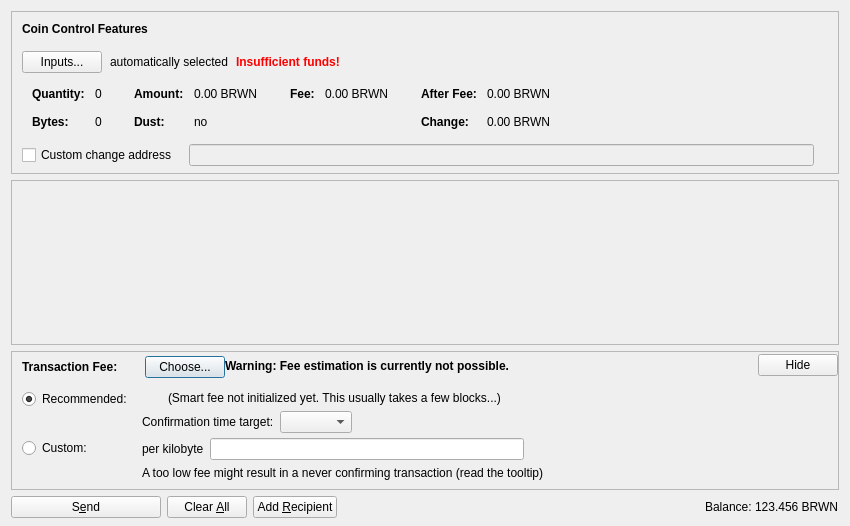
<?xml version="1.0" encoding="UTF-8"?>
<ui version="4.0">
 <class>SendCoinsDialog</class>
 <widget class="QDialog" name="SendCoinsDialog">
  <property name="geometry">
   <rect>
    <x>0</x>
    <y>0</y>
    <width>850</width>
    <height>526</height>
   </rect>
  </property>
  <property name="windowTitle">
   <string>Send Coins</string>
  </property>
  <layout class="QVBoxLayout" name="verticalLayout" stretch="0,1,0,0">
   <property name="bottomMargin">
    <number>8</number>
   </property>
   <item>
    <widget class="QFrame" name="frameCoinControl">
     <property name="sizePolicy">
      <sizepolicy hsizetype="Expanding" vsizetype="Expanding">
       <horstretch>0</horstretch>
       <verstretch>0</verstretch>
      </sizepolicy>
     </property>
     <property name="maximumSize">
      <size>
       <width>16777215</width>
       <height>16777215</height>
      </size>
     </property>
     <property name="frameShape">
      <enum>QFrame::StyledPanel</enum>
     </property>
     <property name="frameShadow">
      <enum>QFrame::Sunken</enum>
     </property>
     <layout class="QVBoxLayout" name="verticalLayoutCoinControl2">
      <property name="spacing">
       <number>0</number>
      </property>
      <property name="leftMargin">
       <number>0</number>
      </property>
      <property name="topMargin">
       <number>0</number>
      </property>
      <property name="rightMargin">
       <number>0</number>
      </property>
      <property name="bottomMargin">
       <number>6</number>
      </property>
      <item>
       <layout class="QVBoxLayout" name="verticalLayoutCoinControl" stretch="0,0,0,0,1">
        <property name="spacing">
         <number>0</number>
        </property>
        <property name="leftMargin">
         <number>10</number>
        </property>
        <property name="topMargin">
         <number>10</number>
        </property>
        <item>
         <layout class="QHBoxLayout" name="horizontalLayoutCoinControl1">
          <property name="bottomMargin">
           <number>15</number>
          </property>
          <item>
           <widget class="QLabel" name="labelCoinControlFeatures">
            <property name="sizePolicy">
             <sizepolicy hsizetype="Preferred" vsizetype="Maximum">
              <horstretch>0</horstretch>
              <verstretch>0</verstretch>
             </sizepolicy>
            </property>
            <property name="font">
             <font>
              <weight>75</weight>
              <bold>true</bold>
             </font>
            </property>
            <property name="styleSheet">
             <string notr="true">font-weight:bold;</string>
            </property>
            <property name="text">
             <string>Coin Control Features</string>
            </property>
           </widget>
          </item>
         </layout>
        </item>
        <item>
         <layout class="QHBoxLayout" name="horizontalLayoutCoinControl2" stretch="0,0,0,0">
          <property name="spacing">
           <number>8</number>
          </property>
          <property name="bottomMargin">
           <number>10</number>
          </property>
          <item>
           <widget class="QPushButton" name="pushButtonCoinControl">
            <property name="styleSheet">
             <string notr="true"/>
            </property>
            <property name="text">
             <string>Inputs...</string>
            </property>
            <property name="autoDefault">
             <bool>false</bool>
            </property>
           </widget>
          </item>
          <item>
           <widget class="QLabel" name="labelCoinControlAutomaticallySelected">
            <property name="text">
             <string>automatically selected</string>
            </property>
            <property name="margin">
             <number>5</number>
            </property>
           </widget>
          </item>
          <item>
           <widget class="QLabel" name="labelCoinControlInsuffFunds">
            <property name="font">
             <font>
              <weight>75</weight>
              <bold>true</bold>
             </font>
            </property>
            <property name="styleSheet">
             <string notr="true">color:red;font-weight:bold;</string>
            </property>
            <property name="text">
             <string>Insufficient funds!</string>
            </property>
            <property name="margin">
             <number>5</number>
            </property>
           </widget>
          </item>
          <item>
           <spacer name="horizontalSpacerCoinControl">
            <property name="orientation">
             <enum>Qt::Horizontal</enum>
            </property>
            <property name="sizeHint" stdset="0">
             <size>
              <width>40</width>
              <height>1</height>
             </size>
            </property>
           </spacer>
          </item>
         </layout>
        </item>
        <item>
         <widget class="QWidget" name="widgetCoinControl" native="true">
          <property name="sizePolicy">
           <sizepolicy hsizetype="Preferred" vsizetype="Preferred">
            <horstretch>0</horstretch>
            <verstretch>0</verstretch>
           </sizepolicy>
          </property>
          <property name="minimumSize">
           <size>
            <width>0</width>
            <height>0</height>
           </size>
          </property>
          <property name="styleSheet">
           <string notr="true"/>
          </property>
          <layout class="QHBoxLayout" name="horizontalLayoutCoinControl5">
           <property name="leftMargin">
            <number>0</number>
           </property>
           <property name="topMargin">
            <number>0</number>
           </property>
           <property name="rightMargin">
            <number>0</number>
           </property>
           <property name="bottomMargin">
            <number>0</number>
           </property>
           <item>
            <layout class="QHBoxLayout" name="horizontalLayoutCoinControl3" stretch="0,0,0,1">
             <property name="spacing">
              <number>20</number>
             </property>
             <property name="topMargin">
              <number>0</number>
             </property>
             <property name="bottomMargin">
              <number>10</number>
             </property>
             <item>
              <layout class="QFormLayout" name="formLayoutCoinControl1">
               <property name="horizontalSpacing">
                <number>10</number>
               </property>
               <property name="verticalSpacing">
                <number>14</number>
               </property>
               <property name="leftMargin">
                <number>10</number>
               </property>
               <property name="topMargin">
                <number>4</number>
               </property>
               <property name="rightMargin">
                <number>6</number>
               </property>
               <item row="0" column="0">
                <widget class="QLabel" name="labelCoinControlQuantityText">
                 <property name="font">
                  <font>
                   <weight>75</weight>
                   <bold>true</bold>
                  </font>
                 </property>
                 <property name="text">
                  <string>Quantity:</string>
                 </property>
                 <property name="margin">
                  <number>0</number>
                 </property>
                </widget>
               </item>
               <item row="0" column="1">
                <widget class="QLabel" name="labelCoinControlQuantity">
                 <property name="cursor">
                  <cursorShape>IBeamCursor</cursorShape>
                 </property>
                 <property name="contextMenuPolicy">
                  <enum>Qt::ActionsContextMenu</enum>
                 </property>
                 <property name="text">
                  <string notr="true">0</string>
                 </property>
                 <property name="margin">
                  <number>0</number>
                 </property>
                 <property name="textInteractionFlags">
                  <set>Qt::LinksAccessibleByMouse|Qt::TextSelectableByKeyboard|Qt::TextSelectableByMouse</set>
                 </property>
                </widget>
               </item>
               <item row="1" column="0">
                <widget class="QLabel" name="labelCoinControlBytesText">
                 <property name="font">
                  <font>
                   <weight>75</weight>
                   <bold>true</bold>
                  </font>
                 </property>
                 <property name="text">
                  <string>Bytes:</string>
                 </property>
                </widget>
               </item>
               <item row="1" column="1">
                <widget class="QLabel" name="labelCoinControlBytes">
                 <property name="cursor">
                  <cursorShape>IBeamCursor</cursorShape>
                 </property>
                 <property name="contextMenuPolicy">
                  <enum>Qt::ActionsContextMenu</enum>
                 </property>
                 <property name="text">
                  <string notr="true">0</string>
                 </property>
                 <property name="textInteractionFlags">
                  <set>Qt::LinksAccessibleByMouse|Qt::TextSelectableByKeyboard|Qt::TextSelectableByMouse</set>
                 </property>
                </widget>
               </item>
              </layout>
             </item>
             <item>
              <layout class="QFormLayout" name="formLayoutCoinControl2">
               <property name="horizontalSpacing">
                <number>10</number>
               </property>
               <property name="verticalSpacing">
                <number>14</number>
               </property>
               <property name="leftMargin">
                <number>6</number>
               </property>
               <property name="topMargin">
                <number>4</number>
               </property>
               <property name="rightMargin">
                <number>6</number>
               </property>
               <item row="0" column="0">
                <widget class="QLabel" name="labelCoinControlAmountText">
                 <property name="font">
                  <font>
                   <weight>75</weight>
                   <bold>true</bold>
                  </font>
                 </property>
                 <property name="text">
                  <string>Amount:</string>
                 </property>
                 <property name="margin">
                  <number>0</number>
                 </property>
                </widget>
               </item>
               <item row="0" column="1">
                <widget class="QLabel" name="labelCoinControlAmount">
                 <property name="cursor">
                  <cursorShape>IBeamCursor</cursorShape>
                 </property>
                 <property name="contextMenuPolicy">
                  <enum>Qt::ActionsContextMenu</enum>
                 </property>
                 <property name="text">
                  <string notr="true">0.00 BRWN</string>
                 </property>
                 <property name="textInteractionFlags">
                  <set>Qt::LinksAccessibleByMouse|Qt::TextSelectableByKeyboard|Qt::TextSelectableByMouse</set>
                 </property>
                </widget>
               </item>
               <item row="1" column="0">
                <widget class="QLabel" name="labelCoinControlLowOutputText">
                 <property name="font">
                  <font>
                   <weight>75</weight>
                   <bold>true</bold>
                  </font>
                 </property>
                 <property name="text">
                  <string>Dust:</string>
                 </property>
                </widget>
               </item>
               <item row="1" column="1">
                <widget class="QLabel" name="labelCoinControlLowOutput">
                 <property name="cursor">
                  <cursorShape>IBeamCursor</cursorShape>
                 </property>
                 <property name="contextMenuPolicy">
                  <enum>Qt::ActionsContextMenu</enum>
                 </property>
                 <property name="text">
                  <string notr="true">no</string>
                 </property>
                 <property name="textInteractionFlags">
                  <set>Qt::LinksAccessibleByMouse|Qt::TextSelectableByKeyboard|Qt::TextSelectableByMouse</set>
                 </property>
                </widget>
               </item>
              </layout>
             </item>
             <item>
              <layout class="QFormLayout" name="formLayoutCoinControl3">
               <property name="horizontalSpacing">
                <number>10</number>
               </property>
               <property name="verticalSpacing">
                <number>14</number>
               </property>
               <property name="leftMargin">
                <number>6</number>
               </property>
               <property name="topMargin">
                <number>4</number>
               </property>
               <property name="rightMargin">
                <number>6</number>
               </property>
               <item row="0" column="0">
                <widget class="QLabel" name="labelCoinControlFeeText">
                 <property name="font">
                  <font>
                   <weight>75</weight>
                   <bold>true</bold>
                  </font>
                 </property>
                 <property name="text">
                  <string>Fee:</string>
                 </property>
                 <property name="margin">
                  <number>0</number>
                 </property>
                </widget>
               </item>
               <item row="0" column="1">
                <widget class="QLabel" name="labelCoinControlFee">
                 <property name="cursor">
                  <cursorShape>IBeamCursor</cursorShape>
                 </property>
                 <property name="contextMenuPolicy">
                  <enum>Qt::ActionsContextMenu</enum>
                 </property>
                 <property name="text">
                  <string notr="true">0.00 BRWN</string>
                 </property>
                 <property name="textInteractionFlags">
                  <set>Qt::LinksAccessibleByMouse|Qt::TextSelectableByKeyboard|Qt::TextSelectableByMouse</set>
                 </property>
                </widget>
               </item>
              </layout>
             </item>
             <item>
              <layout class="QFormLayout" name="formLayoutCoinControl4">
               <property name="horizontalSpacing">
                <number>10</number>
               </property>
               <property name="verticalSpacing">
                <number>14</number>
               </property>
               <property name="leftMargin">
                <number>6</number>
               </property>
               <property name="topMargin">
                <number>4</number>
               </property>
               <property name="rightMargin">
                <number>6</number>
               </property>
               <item row="0" column="0">
                <widget class="QLabel" name="labelCoinControlAfterFeeText">
                 <property name="font">
                  <font>
                   <weight>75</weight>
                   <bold>true</bold>
                  </font>
                 </property>
                 <property name="text">
                  <string>After Fee:</string>
                 </property>
                 <property name="margin">
                  <number>0</number>
                 </property>
                </widget>
               </item>
               <item row="0" column="1">
                <widget class="QLabel" name="labelCoinControlAfterFee">
                 <property name="cursor">
                  <cursorShape>IBeamCursor</cursorShape>
                 </property>
                 <property name="contextMenuPolicy">
                  <enum>Qt::ActionsContextMenu</enum>
                 </property>
                 <property name="text">
                  <string notr="true">0.00 BRWN</string>
                 </property>
                 <property name="textInteractionFlags">
                  <set>Qt::LinksAccessibleByMouse|Qt::TextSelectableByKeyboard|Qt::TextSelectableByMouse</set>
                 </property>
                </widget>
               </item>
               <item row="1" column="0">
                <widget class="QLabel" name="labelCoinControlChangeText">
                 <property name="font">
                  <font>
                   <weight>75</weight>
                   <bold>true</bold>
                  </font>
                 </property>
                 <property name="text">
                  <string>Change:</string>
                 </property>
                </widget>
               </item>
               <item row="1" column="1">
                <widget class="QLabel" name="labelCoinControlChange">
                 <property name="cursor">
                  <cursorShape>IBeamCursor</cursorShape>
                 </property>
                 <property name="contextMenuPolicy">
                  <enum>Qt::ActionsContextMenu</enum>
                 </property>
                 <property name="text">
                  <string notr="true">0.00 BRWN</string>
                 </property>
                 <property name="textInteractionFlags">
                  <set>Qt::LinksAccessibleByMouse|Qt::TextSelectableByKeyboard|Qt::TextSelectableByMouse</set>
                 </property>
                </widget>
               </item>
              </layout>
             </item>
            </layout>
           </item>
          </layout>
         </widget>
        </item>
        <item>
         <layout class="QHBoxLayout" name="horizontalLayoutCoinControl4" stretch="0,0,0">
          <property name="spacing">
           <number>12</number>
          </property>
          <property name="sizeConstraint">
           <enum>QLayout::SetDefaultConstraint</enum>
          </property>
          <property name="topMargin">
           <number>5</number>
          </property>
          <property name="rightMargin">
           <number>5</number>
          </property>
          <item>
           <widget class="QCheckBox" name="checkBoxCoinControlChange">
            <property name="toolTip">
             <string>If this is activated, but the change address is empty or invalid, change will be sent to a newly generated address.</string>
            </property>
            <property name="text">
             <string>Custom change address</string>
            </property>
           </widget>
          </item>
          <item>
           <widget class="QValidatedLineEdit" name="lineEditCoinControlChange">
            <property name="enabled">
             <bool>false</bool>
            </property>
            <property name="sizePolicy">
             <sizepolicy hsizetype="Expanding" vsizetype="Fixed">
              <horstretch>0</horstretch>
              <verstretch>0</verstretch>
             </sizepolicy>
            </property>
           </widget>
          </item>
          <item>
           <widget class="QLabel" name="labelCoinControlChangeLabel">
            <property name="sizePolicy">
             <sizepolicy hsizetype="Preferred" vsizetype="Expanding">
              <horstretch>0</horstretch>
              <verstretch>0</verstretch>
             </sizepolicy>
            </property>
            <property name="minimumSize">
             <size>
              <width>0</width>
              <height>0</height>
             </size>
            </property>
            <property name="text">
             <string/>
            </property>
            <property name="margin">
             <number>3</number>
            </property>
           </widget>
          </item>
         </layout>
        </item>
        <item>
         <spacer name="verticalSpacerCoinControl">
          <property name="orientation">
           <enum>Qt::Vertical</enum>
          </property>
          <property name="sizeHint" stdset="0">
           <size>
            <width>800</width>
            <height>1</height>
           </size>
          </property>
         </spacer>
        </item>
       </layout>
      </item>
     </layout>
    </widget>
   </item>
   <item>
    <widget class="QScrollArea" name="scrollArea">
     <property name="widgetResizable">
      <bool>true</bool>
     </property>
     <widget class="QWidget" name="scrollAreaWidgetContents">
      <property name="geometry">
       <rect>
        <x>0</x>
        <y>0</y>
        <width>830</width>
        <height>104</height>
       </rect>
      </property>
      <layout class="QVBoxLayout" name="verticalLayout_2" stretch="0,1">
       <property name="leftMargin">
        <number>0</number>
       </property>
       <property name="topMargin">
        <number>0</number>
       </property>
       <property name="rightMargin">
        <number>0</number>
       </property>
       <property name="bottomMargin">
        <number>0</number>
       </property>
       <item>
        <layout class="QVBoxLayout" name="entries">
         <property name="spacing">
          <number>6</number>
         </property>
        </layout>
       </item>
       <item>
        <spacer name="verticalSpacer">
         <property name="orientation">
          <enum>Qt::Vertical</enum>
         </property>
         <property name="sizeHint" stdset="0">
          <size>
           <width>20</width>
           <height>40</height>
          </size>
         </property>
        </spacer>
       </item>
      </layout>
     </widget>
    </widget>
   </item>
   <item>
    <widget class="QFrame" name="frameFee">
     <property name="sizePolicy">
      <sizepolicy hsizetype="Expanding" vsizetype="Expanding">
       <horstretch>0</horstretch>
       <verstretch>0</verstretch>
      </sizepolicy>
     </property>
     <property name="maximumSize">
      <size>
       <width>16777215</width>
       <height>16777215</height>
      </size>
     </property>
     <property name="frameShape">
      <enum>QFrame::StyledPanel</enum>
     </property>
     <property name="frameShadow">
      <enum>QFrame::Sunken</enum>
     </property>
     <layout class="QVBoxLayout" name="verticalLayoutFee1">
      <property name="spacing">
       <number>0</number>
      </property>
      <property name="leftMargin">
       <number>0</number>
      </property>
      <property name="topMargin">
       <number>0</number>
      </property>
      <property name="rightMargin">
       <number>0</number>
      </property>
      <property name="bottomMargin">
       <number>0</number>
      </property>
      <item>
       <layout class="QVBoxLayout" name="verticalLayoutFee2" stretch="0,0,0">
        <property name="spacing">
         <number>0</number>
        </property>
        <property name="leftMargin">
         <number>10</number>
        </property>
        <property name="topMargin">
         <number>0</number>
        </property>
        <item>
         <layout class="QHBoxLayout" name="horizontalLayoutFee1">
          <property name="bottomMargin">
           <number>0</number>
          </property>
          <item>
           <layout class="QVBoxLayout" name="verticalLayoutFee7">
            <property name="spacing">
             <number>0</number>
            </property>
            <item>
             <spacer name="verticalSpacerSmartFee">
              <property name="orientation">
               <enum>Qt::Vertical</enum>
              </property>
              <property name="sizeType">
               <enum>QSizePolicy::Fixed</enum>
              </property>
              <property name="sizeHint" stdset="0">
               <size>
                <width>1</width>
                <height>4</height>
               </size>
              </property>
             </spacer>
            </item>
            <item>
             <layout class="QHBoxLayout" name="horizontalLayoutSmartFee">
              <property name="spacing">
               <number>10</number>
              </property>
              <item>
               <widget class="QLabel" name="labelFeeHeadline">
                <property name="sizePolicy">
                 <sizepolicy hsizetype="Preferred" vsizetype="Maximum">
                  <horstretch>0</horstretch>
                  <verstretch>0</verstretch>
                 </sizepolicy>
                </property>
                <property name="font">
                 <font>
                  <weight>75</weight>
                  <bold>true</bold>
                 </font>
                </property>
                <property name="styleSheet">
                 <string notr="true">font-weight:bold;</string>
                </property>
                <property name="text">
                 <string>Transaction Fee:</string>
                </property>
               </widget>
              </item>
              <item>
               <widget class="QLabel" name="labelFeeMinimized">
                <property name="text">
                 <string/>
                </property>
               </widget>
              </item>
              <item>
               <widget class="QPushButton" name="buttonChooseFee">
                <property name="text">
                 <string>Choose...</string>
                </property>
               </widget>
              </item>
             </layout>
            </item>
            <item>
             <spacer name="verticalSpacer_5">
              <property name="orientation">
               <enum>Qt::Vertical</enum>
              </property>
              <property name="sizeHint" stdset="0">
               <size>
                <width>1</width>
                <height>1</height>
               </size>
              </property>
             </spacer>
            </item>
           </layout>
          </item>
          <item>
           <widget class="QLabel" name="fallbackFeeWarningLabel">
            <property name="toolTip">
             <string>Using the fallbackfee can result in sending a transaction that will take several hours or days (or never) to confirm. Consider choosing your fee manually or wait until you have validated the complete chain.</string>
            </property>
            <property name="font">
            <font>
                <weight>75</weight>
                <bold>true</bold>
            </font>
            </property>
            <property name="text">
             <string>Warning: Fee estimation is currently not possible.</string>
            </property>
            <property name="wordWrap">
             <bool>false</bool>
            </property>
           </widget>
          </item>
          <item>
           <spacer name="horizontalSpacer_4">
            <property name="orientation">
             <enum>Qt::Horizontal</enum>
            </property>
            <property name="sizeType">
             <enum>QSizePolicy::MinimumExpanding</enum>
            </property>
            <property name="sizeHint" stdset="0">
             <size>
              <width>40</width>
              <height>20</height>
             </size>
            </property>
           </spacer>
          </item>
          <item>
           <widget class="QPushButton" name="buttonMinimizeFee">
            <property name="toolTip">
             <string>collapse fee-settings</string>
            </property>
            <property name="text">
             <string>Hide</string>
            </property>
           </widget>
          </item>
         </layout>
        </item>
        <item>
         <widget class="QFrame" name="frameFeeSelection">
          <layout class="QVBoxLayout" name="verticalLayoutFee12">
           <property name="spacing">
            <number>0</number>
           </property>
           <property name="leftMargin">
            <number>0</number>
           </property>
           <property name="topMargin">
            <number>0</number>
           </property>
           <property name="rightMargin">
            <number>0</number>
           </property>
           <property name="bottomMargin">
            <number>0</number>
           </property>
           <item>
            <layout class="QGridLayout" name="gridLayoutFee">
             <property name="topMargin">
              <number>10</number>
             </property>
             <property name="bottomMargin">
              <number>4</number>
             </property>
             <property name="horizontalSpacing">
              <number>10</number>
             </property>
             <property name="verticalSpacing">
              <number>4</number>
             </property>
             <item row="1" column="1">
              <layout class="QVBoxLayout" name="verticalLayoutFee8">
               <property name="spacing">
                <number>6</number>
               </property>
               <item>
                <layout class="QHBoxLayout" name="horizontalLayoutFee13">
                 <item>
                  <widget class="QLabel" name="labelCustomPerKilobyte">
                   <property name="toolTip">
                    <string>Specify a custom fee per kB (1,000 bytes) of the transaction's virtual size.

Note:  Since the fee is calculated on a per-byte basis, a fee of "100 satoshis per kB" for a transaction size of 500 bytes (half of 1 kB) would ultimately yield a fee of only 50 satoshis.</string>
                   </property>
                   <property name="text">
                    <string>per kilobyte</string>
                   </property>
                  </widget>
                 </item>
                 <item>
                  <widget class="BitcoinAmountField" name="customFee"/>
                 </item>
                 <item>
                  <spacer name="horizontalSpacer_6">
                   <property name="orientation">
                    <enum>Qt::Horizontal</enum>
                   </property>
                   <property name="sizeHint" stdset="0">
                    <size>
                     <width>1</width>
                     <height>1</height>
                    </size>
                   </property>
                  </spacer>
                 </item>
                </layout>
               </item>
               <item>
                <layout class="QHBoxLayout" name="horizontalLayoutFee8">
                 <item>
                  <widget class="QLabel" name="labelCustomFeeWarning">
                   <property name="enabled">
                    <bool>true</bool>
                   </property>
                   <property name="toolTip">
                    <string>When there is less transaction volume than space in the blocks, miners as well as relaying nodes may enforce a minimum fee. Paying only this minimum fee is just fine, but be aware that this can result in a never confirming transaction once there is more demand for browncoin transactions than the network can process.</string>
                   </property>
                   <property name="text">
                    <string>A too low fee might result in a never confirming transaction (read the tooltip)</string>
                   </property>
                  </widget>
                 </item>
                 <item>
                  <spacer name="horizontalSpacer_2">
                   <property name="orientation">
                    <enum>Qt::Horizontal</enum>
                   </property>
                   <property name="sizeHint" stdset="0">
                    <size>
                     <width>1</width>
                     <height>1</height>
                    </size>
                   </property>
                  </spacer>
                 </item>
                </layout>
               </item>
              </layout>
             </item>
             <item row="0" column="0">
              <layout class="QVBoxLayout" name="verticalLayoutFee4" stretch="0,1">
               <item>
                <widget class="QRadioButton" name="radioSmartFee">
                 <property name="text">
                  <string>Recommended:</string>
                 </property>
                 <property name="checked">
                  <bool>true</bool>
                 </property>
                 <attribute name="buttonGroup">
                  <string notr="true">groupFee</string>
                 </attribute>
                </widget>
               </item>
               <item>
                <spacer name="verticalSpacer_2">
                 <property name="orientation">
                  <enum>Qt::Vertical</enum>
                 </property>
                 <property name="sizeHint" stdset="0">
                  <size>
                   <width>1</width>
                   <height>1</height>
                  </size>
                 </property>
                </spacer>
               </item>
              </layout>
             </item>
             <item row="1" column="0">
              <layout class="QVBoxLayout" name="verticalLayoutFee9" stretch="0,1">
               <item>
                <widget class="QRadioButton" name="radioCustomFee">
                 <property name="text">
                  <string>Custom:</string>
                 </property>
                 <attribute name="buttonGroup">
                  <string notr="true">groupFee</string>
                 </attribute>
                </widget>
               </item>
               <item>
                <spacer name="verticalSpacer_6">
                 <property name="orientation">
                  <enum>Qt::Vertical</enum>
                 </property>
                 <property name="sizeHint" stdset="0">
                  <size>
                   <width>1</width>
                   <height>1</height>
                  </size>
                 </property>
                </spacer>
               </item>
              </layout>
             </item>
             <item row="0" column="1">
              <layout class="QVBoxLayout" name="verticalLayoutFee3" stretch="0,0,1">
               <property name="spacing">
                <number>6</number>
               </property>
               <property name="topMargin">
                <number>2</number>
               </property>
               <item>
                <layout class="QHBoxLayout" name="horizontalLayoutFee12">
                 <item>
                  <widget class="QLabel" name="labelSmartFee">
                   <property name="text">
                    <string/>
                   </property>
                  </widget>
                 </item>
                 <item>
                  <widget class="QLabel" name="labelFeeEstimation">
                   <property name="text">
                    <string/>
                   </property>
                  </widget>
                 </item>
                 <item>
                  <widget class="QLabel" name="labelSmartFee2">
                   <property name="text">
                    <string>(Smart fee not initialized yet. This usually takes a few blocks...)</string>
                   </property>
                  </widget>
                 </item>
                 <item>
                  <spacer name="horizontalSpacer_5">
                   <property name="orientation">
                    <enum>Qt::Horizontal</enum>
                   </property>
                   <property name="sizeHint" stdset="0">
                    <size>
                     <width>1</width>
                     <height>1</height>
                    </size>
                   </property>
                  </spacer>
                 </item>
                </layout>
               </item>
               <item>
                <layout class="QHBoxLayout" name="horizontalLayoutFee9">
                 <item>
                  <layout class="QVBoxLayout" name="verticalLayoutFee6">
                   <item>
                    <widget class="QLabel" name="labelSmartFee3">
                     <property name="text">
                      <string>Confirmation time target:</string>
                     </property>
                    </widget>
                   </item>
                  </layout>
                 </item>
                 <item>
                  <layout class="QVBoxLayout" name="verticalLayoutFee5">
                   <property name="rightMargin">
                    <number>30</number>
                   </property>
                   <item>
                    <layout class="QHBoxLayout" name="horizontalLayoutConfTarget">
                     <property name="bottomMargin">
                      <number>0</number>
                     </property>
                     <item>
                      <widget class="QComboBox" name="confTargetSelector"/>
                     </item>
                     <item>
                      <spacer name="horizontalSpacerConfTarget">
                       <property name="orientation">
                        <enum>Qt::Horizontal</enum>
                       </property>
                       <property name="sizeHint" stdset="0">
                        <size>
                         <width>40</width>
                         <height>20</height>
                        </size>
                       </property>
                      </spacer>
                     </item>
                    </layout>
                   </item>
                  </layout>
                 </item>
                </layout>
               </item>
               <item>
                <spacer name="verticalSpacer_4">
                 <property name="orientation">
                  <enum>Qt::Vertical</enum>
                 </property>
                 <property name="sizeHint" stdset="0">
                  <size>
                   <width>1</width>
                   <height>1</height>
                  </size>
                 </property>
                </spacer>
               </item>
              </layout>
             </item>
            </layout>
           </item>
          </layout>
         </widget>
        </item>
        <item>
         <spacer name="verticalSpacerFee">
          <property name="orientation">
           <enum>Qt::Vertical</enum>
          </property>
          <property name="sizeHint" stdset="0">
           <size>
            <width>40</width>
            <height>5</height>
           </size>
          </property>
         </spacer>
        </item>
       </layout>
      </item>
     </layout>
    </widget>
   </item>
   <item>
    <layout class="QHBoxLayout" name="horizontalLayout">
     <item>
      <widget class="QPushButton" name="sendButton">
       <property name="minimumSize">
        <size>
         <width>150</width>
         <height>0</height>
        </size>
       </property>
       <property name="toolTip">
        <string>Confirm the send action</string>
       </property>
       <property name="text">
        <string>S&amp;end</string>
       </property>
       <property name="icon">
        <iconset resource="../bitcoin.qrc">
         <normaloff>:/icons/send</normaloff>:/icons/send</iconset>
       </property>
       <property name="autoDefault">
        <bool>false</bool>
       </property>
       <property name="default">
        <bool>false</bool>
       </property>
      </widget>
     </item>
     <item>
      <widget class="QPushButton" name="clearButton">
       <property name="sizePolicy">
        <sizepolicy hsizetype="Minimum" vsizetype="Fixed">
         <horstretch>0</horstretch>
         <verstretch>0</verstretch>
        </sizepolicy>
       </property>
       <property name="toolTip">
        <string>Clear all fields of the form.</string>
       </property>
       <property name="text">
        <string>Clear &amp;All</string>
       </property>
       <property name="icon">
        <iconset resource="../bitcoin.qrc">
         <normaloff>:/icons/remove</normaloff>:/icons/remove</iconset>
       </property>
       <property name="autoDefault">
        <bool>false</bool>
       </property>
      </widget>
     </item>
     <item>
      <widget class="QPushButton" name="addButton">
       <property name="toolTip">
        <string>Send to multiple recipients at once</string>
       </property>
       <property name="text">
        <string>Add &amp;Recipient</string>
       </property>
       <property name="icon">
        <iconset resource="../bitcoin.qrc">
         <normaloff>:/icons/add</normaloff>:/icons/add</iconset>
       </property>
       <property name="autoDefault">
        <bool>false</bool>
       </property>
      </widget>
     </item>
     <item>
      <spacer name="horizontalSpacer">
       <property name="orientation">
        <enum>Qt::Horizontal</enum>
       </property>
       <property name="sizeHint" stdset="0">
        <size>
         <width>40</width>
         <height>20</height>
        </size>
       </property>
      </spacer>
     </item>
     <item>
      <layout class="QHBoxLayout" name="horizontalLayout_2">
       <property name="spacing">
        <number>3</number>
       </property>
       <item>
        <widget class="QLabel" name="label">
         <property name="sizePolicy">
          <sizepolicy hsizetype="Preferred" vsizetype="Fixed">
           <horstretch>0</horstretch>
           <verstretch>0</verstretch>
          </sizepolicy>
         </property>
         <property name="text">
          <string>Balance:</string>
         </property>
        </widget>
       </item>
       <item>
        <widget class="QLabel" name="labelBalance">
         <property name="sizePolicy">
          <sizepolicy hsizetype="Preferred" vsizetype="Fixed">
           <horstretch>0</horstretch>
           <verstretch>0</verstretch>
          </sizepolicy>
         </property>
         <property name="cursor">
          <cursorShape>IBeamCursor</cursorShape>
         </property>
         <property name="text">
          <string notr="true">123.456 BRWN</string>
         </property>
         <property name="textInteractionFlags">
          <set>Qt::LinksAccessibleByMouse|Qt::TextSelectableByKeyboard|Qt::TextSelectableByMouse</set>
         </property>
        </widget>
       </item>
      </layout>
     </item>
    </layout>
   </item>
  </layout>
 </widget>
 <customwidgets>
  <customwidget>
   <class>QValidatedLineEdit</class>
   <extends>QLineEdit</extends>
   <header>qt/qvalidatedlineedit.h</header>
  </customwidget>
  <customwidget>
   <class>BitcoinAmountField</class>
   <extends>QLineEdit</extends>
   <header>qt/bitcoinamountfield.h</header>
   <container>1</container>
  </customwidget>
 </customwidgets>
 <resources>
  <include location="../bitcoin.qrc"/>
 </resources>
 <connections/>
 <buttongroups>
  <buttongroup name="groupFee"/>
 </buttongroups>
</ui>
